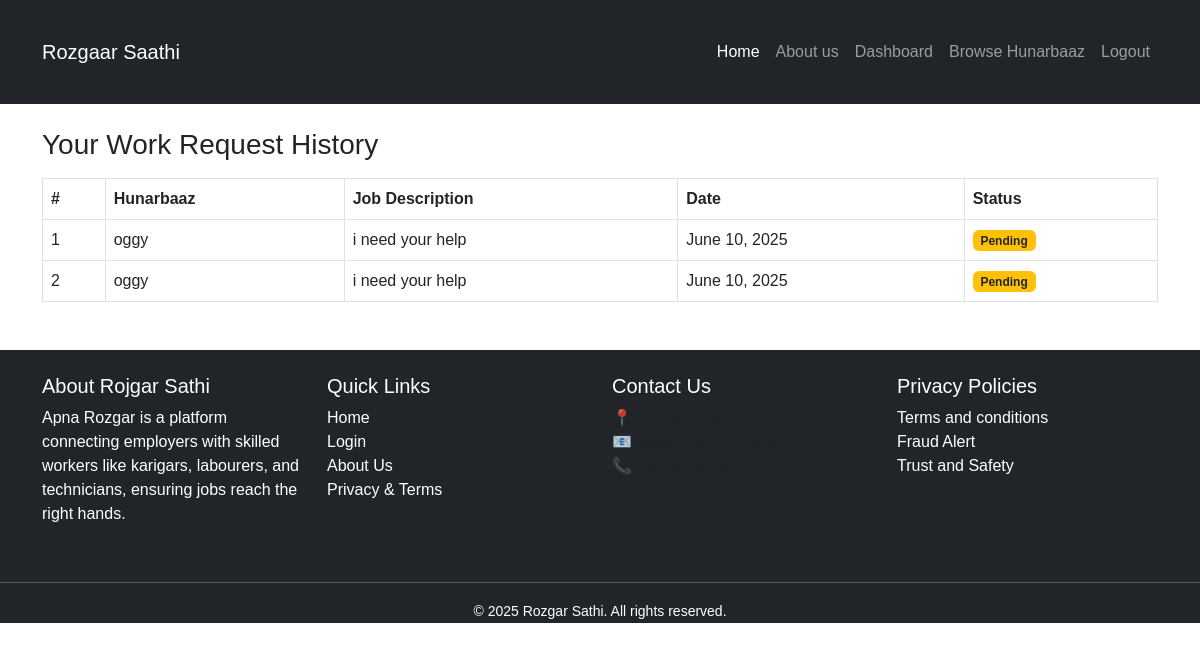
Before: /client/requests/history/ (signed in) with the older database file.
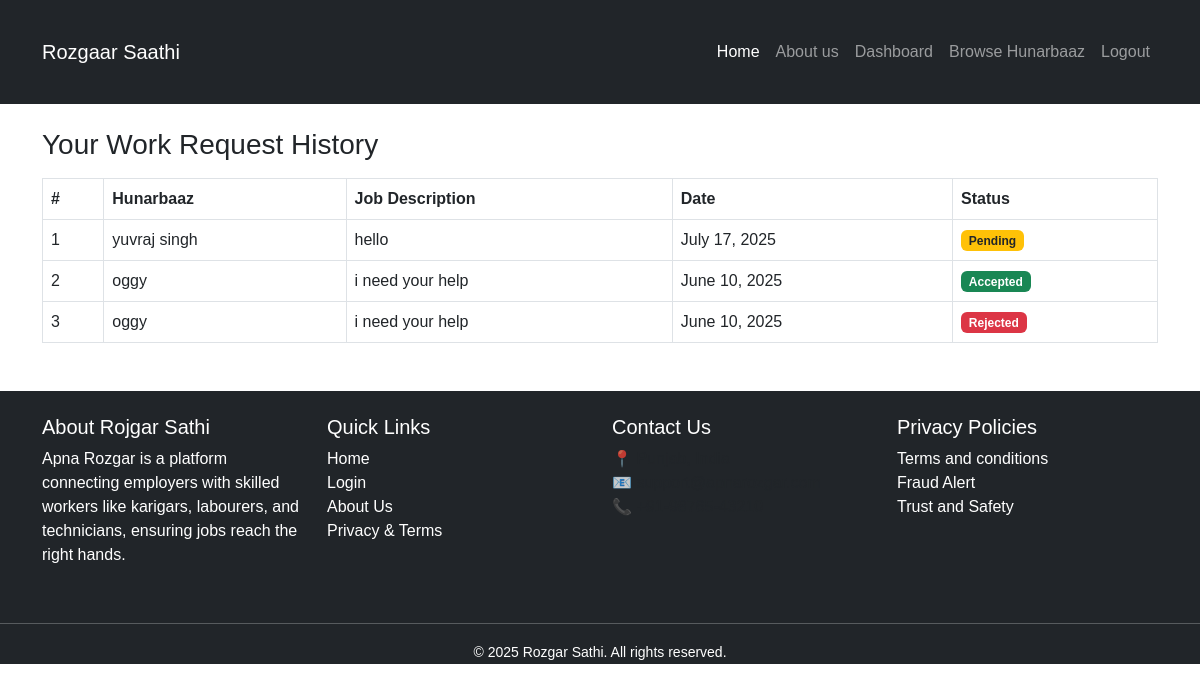
After: the same page with the newer database file.
### client/models.py (models this page shows, shortened)
class PostRequest(models.Model):
    client = models.ForeignKey(User, on_delete=models.CASCADE, related_name='sent_requests')
    hunarbaaz = models.ForeignKey(Hunarbaaz, on_delete=models.CASCADE, related_name='received_requests')
    job_description = models.TextField()
    location = models.CharField(max_length=100)
    scheduled_date = models.DateField()
    is_accepted = models.BooleanField(null=True, blank=True)  # None = Pending, True = Accepted, False = Rejected
    created_at = models.DateTimeField(auto_now_add=True)

### hunarbaaz/models.py (models this page shows, shortened)
class Hunarbaaz(models.Model):
    user = models.OneToOneField(User, on_delete=models.CASCADE)
    full_name = models.CharField(max_length=100)
    mobile = models.CharField(max_length=15)
    skill = models.CharField(max_length=100)
    location = models.CharField(max_length=100)
    experience = models.PositiveIntegerField(help_text="Years of experience")
    aadhaar_number = models.CharField(max_length=12, unique=True)
    profile_pic = models.ImageField(upload_to='hunarbaaz/profile_pics/', null=True, blank=True)
    work_sample = models.ImageField(upload_to='hunarbaaz/work_samples/', null=True, blank=True)
    is_verified = models.BooleanField(default=False)
    created_at = models.DateTimeField(auto_now_add=True)

### client/views.py (the view)
# urls.py: path('requests/history/', views.request_history, name='request_history'),
@login_required
def request_history(request):
    requests = PostRequest.objects.filter(client=request.user).order_by('-created_at')
    return render(request, 'client/request_history.html', {'requests': requests})

### client/templates/client/request_history.html
{% extends 'base/base.html' %}
{% block content %}
<div class="container mt-4">
  <h3>Your Work Request History</h3>
  <table class="table table-bordered mt-3">
    <thead>
      <tr>
        <th>#</th>
        <th>Hunarbaaz</th>
        <th>Job Description</th>
        <th>Date</th>
        <th>Status</th>
      </tr>
    </thead>
    <tbody>
      {% for request in requests %}
        <tr>
          <td>{{ forloop.counter }}</td>
          <td>{{ request.hunarbaaz.full_name }}</td>
          <td>{{ request.job_description|truncatewords:10 }}</td>
          <td>{{ request.scheduled_date }}</td>
          <td>
            {% if request.is_accepted == True %}
              <span class="badge bg-success">Accepted</span>
            {% elif request.is_accepted == False %}
              <span class="badge bg-danger">Rejected</span>
            {% else %}
              <span class="badge bg-warning text-dark">Pending</span>
            {% endif %}
          </td>
        </tr>
      {% empty %}
        <tr>
          <td colspan="5" class="text-center">No work requests yet.</td>
        </tr>
      {% endfor %}
    </tbody>
  </table>
</div>
{% endblock %}

Changed rows visible on the page:
added PostRequest: hunarbaaz.full_name "yuvraj singh", job_description "hello", scheduled_date "July 17, 2025", shows "Pending"
changed PostRequest (number 2 of 3 on the later page): is_accepted "Pending" → "Accepted"
changed PostRequest (number 3 of 3 on the later page): is_accepted "Pending" → "Rejected"
